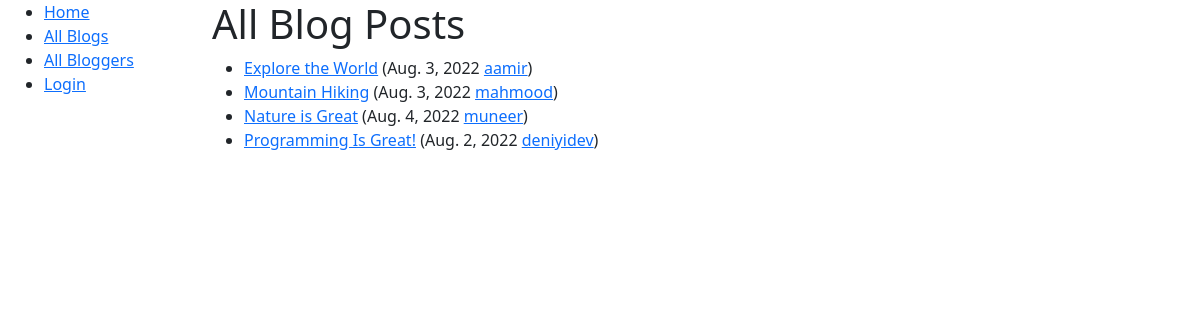
/blog/blogs/, run on the app's committed database.
### blog/models.py (models this page shows, shortened)
class Blog(models.Model):
    title = models.CharField(max_length=150)
    excerpt = models.CharField(max_length=200)
    image = models.ImageField(upload_to="articles", null=True)
    post_date = models.DateTimeField(auto_now_add=True)
    updated = models.DateTimeField(auto_now=True)
    is_delete = models.BooleanField(default=False)
    slug = models.SlugField(unique=True, max_length=100, blank=True)
    content = models.TextField(validators=[MinLengthValidator(10)])
    objects = AllObjects()
    active_objects = ActiveObjects()
    author = models.ForeignKey(User, on_delete=models.SET_NULL, null=True, related_name="blogs")
    class Meta:
        ordering = ["title", "author"]
    def get_absolute_url(self):
        return reverse("blog:blog-detail", args=[str(self.slug)])

### blog/views.py (the view)
# urls.py: path('blogs/', views.BlogListView.as_view(), name="blog-list-page"),
class BlogListView(ListView):
    model = Blog
    ordering = ["-id"]
    def get_queryset(self):
        return Blog.active_objects.all()

### blog/models.py (called while the page is built)
    def get_queryset(self):
        return super(ActiveObjects, self).get_queryset().filter(is_delete=False)

### blog/templates/blog/blog_list.html
{% extends "blog/base_generic.html" %}
{% block content %}
  <h1>All Blog Posts</h1>
  {% if blog_list %}
  <ul>
    {% for blog in blog_list %}
      <li>
        <a href="{{ blog.get_absolute_url }}">{{ blog.title }}</a>
          ({{ blog.post_date.date }}
          <a href="{% url "blog:author-detail" blog.author.id %}">{{blog.author}}</a>)
      </li>
    {% endfor %}
  </ul>
  {% else %}
    <p>There are no books in the library.</p>
  {% endif %}
{% endblock %}

### data on the page
Blog: title "Explore the World", post_date "Aug. 3, 2022", author "aamir"
Blog: title "Mountain Hiking", post_date "Aug. 3, 2022", author "mahmood"
Blog: title "Nature is Great", post_date "Aug. 4, 2022", author "muneer"
Blog: title "Programming Is Great!", post_date "Aug. 2, 2022", author "deniyidev"
